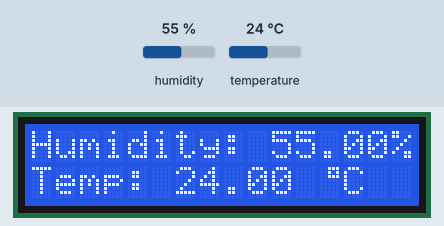
This program was run on a simulated Arduino Nano, built with avr-gcc and run on an emulated ATmega328P. On the bench: 16×2 character LCD. Inputs (shaded band) come from the test bench; at power-on: humidity 55 %, temperature 24 °C. What the program prints to the serial monitor is not drawn.

Above: at 1.7 s.
1.8 s: humidity set to 22 %
At 3.8 s:
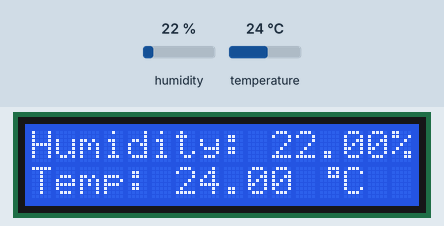
4.7 s: temperature set to 12 °C
At 6.2 s:
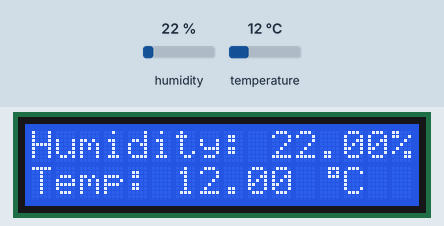
7.6 s: humidity set to 40 %
At 9.8 s:
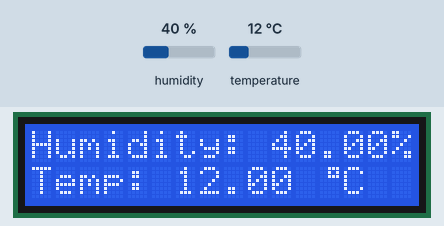
10.9 s: temperature set to 19 °C
At 12.1 s:
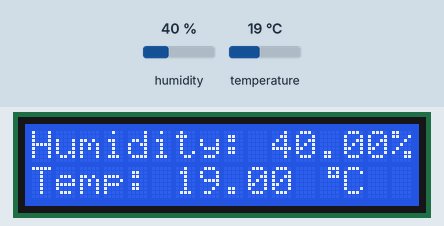
Timing chart, 0 to 13.9 s (numbered marks = the images above; inputs shaded):
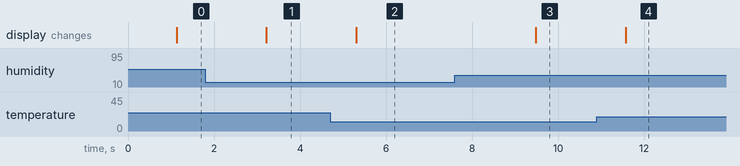

Measured:
- after the input at 1.8 s, the display: changes after 1.4 s (image 1)
- after the input at 4.7 s, the display: changes after 0.60 s (image 2)
- after the input at 7.6 s, the display: changes after 1.9 s (image 3)
- after the input at 10.9 s, the display: changes after 0.67 s (image 4)

The program:

main.cpp
```cpp
#include <Arduino.h>

#include <DHT.h>
#include <LiquidCrystal_I2C.h>

DHT dht(2, DHT11);
LiquidCrystal_I2C lcd(0x27,16,2);

byte tempChar[] = {0x07,0x05,0x07,0x00,0x00,0x00,0x00,0x00};

void setup() {
    Serial.begin(9600);
    dht.begin();

    lcd.init();
    lcd.backlight();
    lcd.createChar(0, tempChar);
}

void loop() {
    delay(1000);

    float h = dht.readHumidity();
    float t = dht.readTemperature();
    if (isnan(h) || isnan(t)) {
        Serial.println("Не удается считать показания");
        return;
    }

    //Выводим показания на дисплей
    lcd.setCursor(0,0);
    lcd.print("Humidity: " + String(h) + "%");
    lcd.setCursor(0,1);
    lcd.print("Temp: "+ String(t) + "  C");
    lcd.setCursor(12, 1);
    lcd.write(0);

    Serial.print("Влажность: ");
    Serial.print(h);
    Serial.print("%\tТемпература: ");
    Serial.print(t);
    Serial.println(" °C");
}
```
